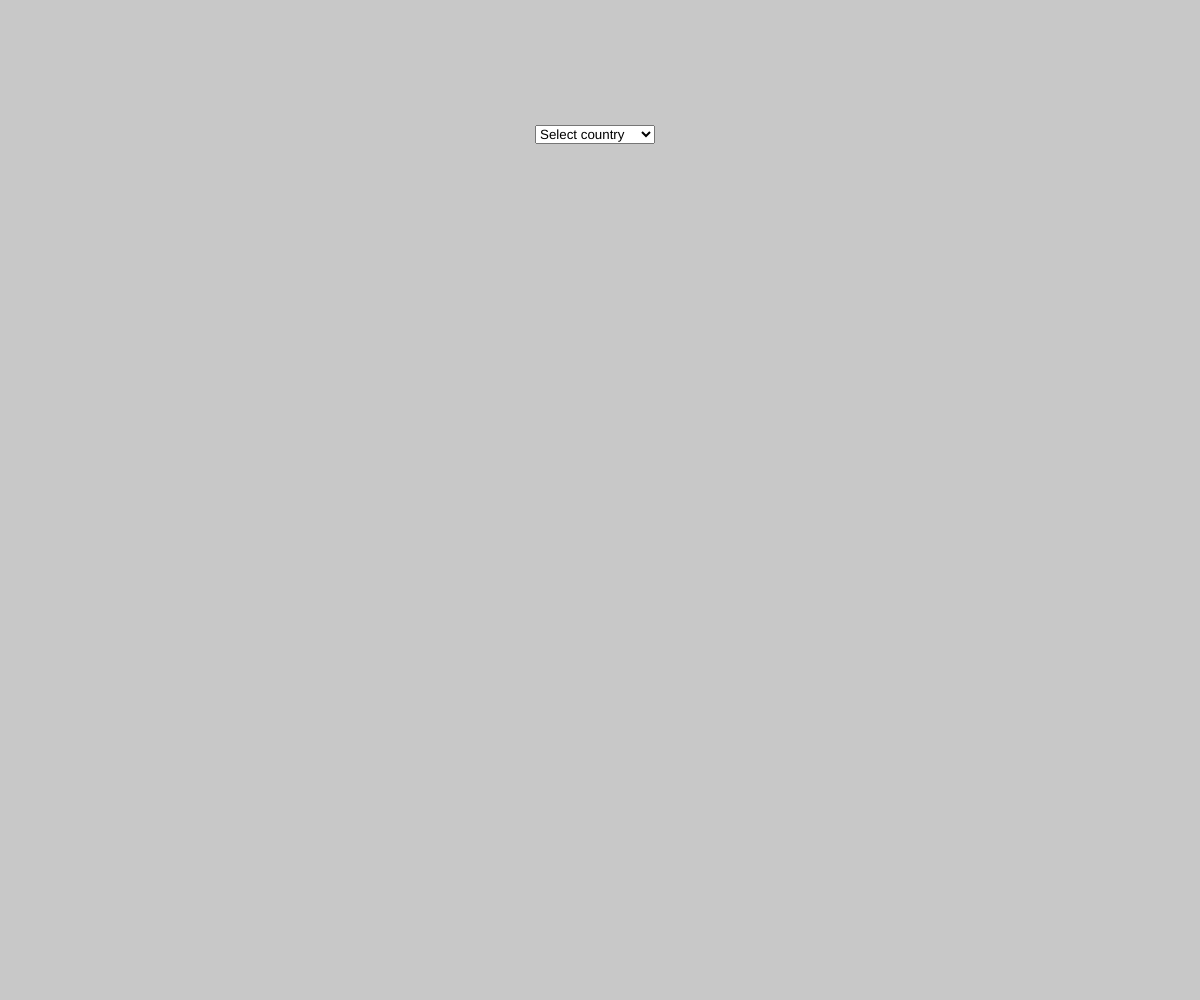
Frame 1 (no input)
Frame 60 (no input): identical to frame 1, image omitted
Frame 120 (the mouse pressed at the canvas centre since frame 60): identical to frame 1, image omitted

The p5.js sketch that drew this single still picture (run headless with seeded random() and noise() and a simulated clock; from frame 60 on, the mouse is pressed at the canvas centre):

// p5.js sketch
// ── sketch.js
// VSCode instellisense varible/function autocompletion:
/// <reference path="../../../../p5js/config/p5.global-mode.d.ts" />

let country_select;
let g_width;  //global width and height for 2:3 aspect ratio
let g_height;

// Create selection box
function setup() {
  rectMode(CENTER);
  textAlign(CENTER);
  createCanvas(windowWidth, windowHeight);
  country_select = createSelect();
  country_select.position(width/2-65, height/8);
  country_select.option('Select country');
  country_select.option('Japan');
  country_select.option('France');
  country_select.option('Indonesia');
  country_select.option('Benin');
  country_select.option('Kuwait');
  country_select.option('Czech_Republic');
  country_select.option('Maldives');
  country_select.option('Israel');
  country_select.option('South_Africa');
  country_select.changed(updated);
  g_width = height/3*1.5;
  g_height = height/3;
}

// Run function based on current selection
function draw() {
  background(200);
  let country = country_select.value();
  if (country == 'Select country') {
    return
  }
  draw_country[country]();
}

function updated() {
  clear();  
}

  // Definition for flag placement: X: "width/2", Y: "height/2".
  // Definition for flag dimensions is: Width: "height/3*1.5", Height: "height/3". This results in a 2:3 aspect ratio.
  // Flag specification courtesy of https://fotw.info/
let draw_country = {
  Japan() {
    set_color(255);
    rect(width/2, height/2, g_width, g_height);
    set_color('#EF3340');
    ellipse(width/2, height/2, width/10, width/10);
  },
  France() {
    vertical_split('#EF4135', '#0055A4');
    set_color(255);
    rect(width/2, height/2, g_width/3, g_height+1); // For some reasen the colors underneath were visible at the top and bottom so I added 1 pixel
  },
  Indonesia() {
    horizontal_split('#FFFFFF', '#EF3340');
  },
  Benin() {   // Benin is supposed to be 1:2 ratio, but I can't be bothered to change it
    horizontal_split('#EE2737', '#FDDA24');
    set_color('#228848');
    rect(width/2-g_width/3.325, height/2, g_width/2.5, g_height+1);
  },
  Kuwait() {
    horizontal_split('#C8102E', '#00965E');
    spike('#000000', 0, 0, g_width*0.375);
    set_color(255);
    rect(width/2+g_width*0.125+0.5, height/2, g_width*0.75, g_height/3);
  },
  Czech_Republic() {
    horizontal_split('#E40046', '#FFFFFF');
    spike('#003087', 0, 0, g_width/2);
  },
  Maldives() {
    set_color('#C8102E');
    rect(width/2, height/2, g_width, g_height);
    set_color('#00843D');
    rect(width/2, height/2, g_width-g_height*0.5, g_height*0.5);
    set_color(255);
    ellipse(width/2+g_width*0.0625, height/2, g_height/3, g_height/3);
    set_color('#00843D');
    ellipse(width/2+g_width/9.6, height/2, g_height/3, g_height/3);
  },
  Israel() {
    set_color(255);
    rect(width/2, height/2, g_width, g_height);
    set_color('#005EB8');
    rect(width/2, height/2-g_height*0.328125, g_width, g_height*0.156);
    rect(width/2, height/2+g_height*0.328125, g_width, g_height*0.156);
    noFill();
    strokeWeight(g_height*0.034375);
    triangle(width/2, height/2-g_height*0.20625+g_height*0.03438, width/2-g_width*0.1125, height/2+g_height*0.09, width/2+g_width*0.1125, height/2+g_height*0.09);
    triangle(width/2, height/2+g_height*0.20625-g_height*0.03428, width/2-g_width*0.1125, height/2-g_height*0.09, width/2+g_width*0.1125, height/2-g_height*0.09);
  },
  South_Africa() {
    horizontal_split('#001489', '#E03C31');
    spike('#FFFFFF', g_width/5, 0, g_width*0.698);
    set_color('#FFFFFF');
    rect(width/2, height/2, g_width, g_height*0.335);
    spike('#007749', g_width*0.1216, 0, g_width*0.614);
    set_color('#007749');
    rect(width/2, height/2, g_width, g_height/5);
    spike('#FFB81C', 0, g_height*0.121, g_width*0.3765);
    spike('#000000', 0, g_height/5, g_width*0.298);
  }
}

function set_color(col) {
  stroke(col);
  fill(col);
}

function horizontal_split(col1, col2) {
  stroke(col1);
  fill(col1);
  rect(width/2, height/2+g_height/4, g_width, g_height/2);
  stroke(col2);
  fill(col2);
  rect(width/2, height/2-g_height/4, g_width, g_height/2);
}

function vertical_split(col1, col2) {
  stroke(col1);
  fill(col1);
  rect(width/2+g_height*1.5/4, height/2, g_width/2, g_height);
  stroke(col2);
  fill(col2);
  rect(width/2-g_height*1.5/4, height/2, g_width/2, g_height);
}

function spike(col, x_offset, y_offset, center) {
  stroke(col);
  fill(col);
  beginShape();
    vertex(width/2-g_width/2, height/2-g_height/2+y_offset);
    vertex(width/2-g_width/2+x_offset, height/2-g_height/2+y_offset);
    vertex(width/2-g_width/2+center, height/2);
    vertex(width/2-g_width/2+x_offset, height/2+g_height/2-y_offset);
    vertex(width/2-g_width/2, height/2+g_height/2-y_offset);
  endShape(CLOSE);
}
